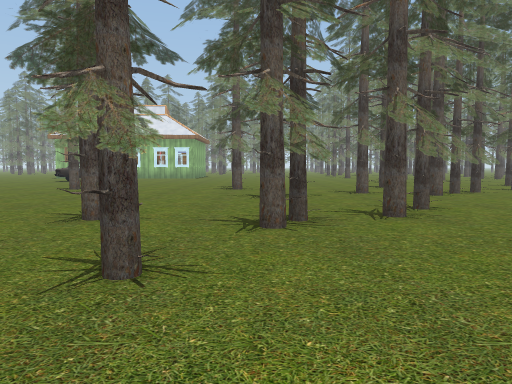
[1] (above)

21 first-person views from a walk through a 3-D level made in the Unity game engine. The camera is 1.2 m above the floor, tilts 4° down and sees 70° across. Doors are open. The floor is counted in squares, 2 m on a side. Each view is taken from the middle of a square. On the plan, view 1 faces up. The plan holds only what a view shows up to about 10 squares ahead; the rest is blank. The place goes on beyond the plan. The player is left out. Some surface patterns are stand-ins.

[2]
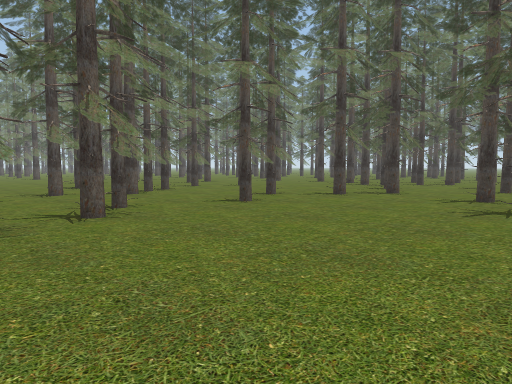

[3]
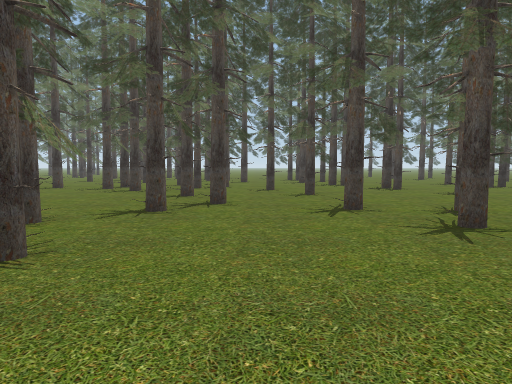

[4]
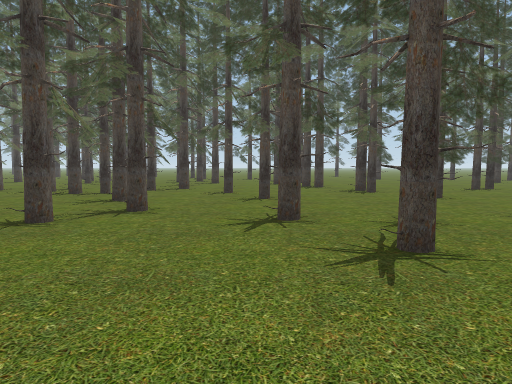

[5]
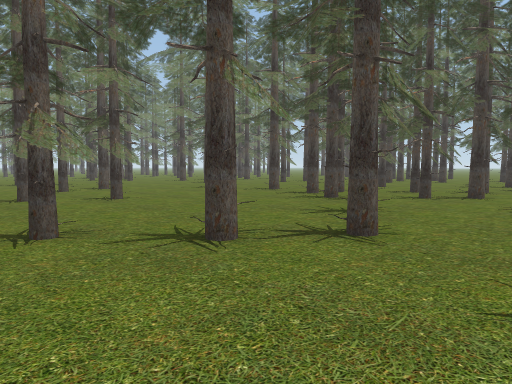

[6]
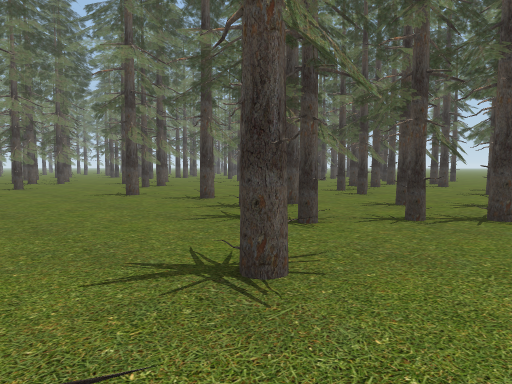

[7]
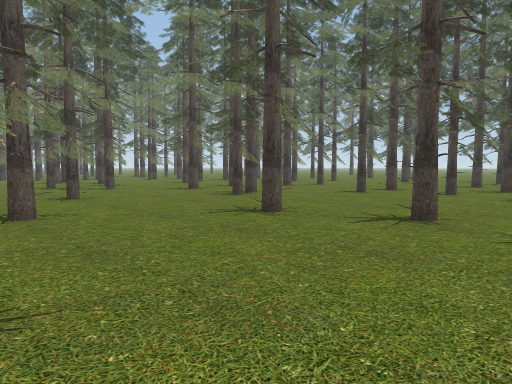

[8]
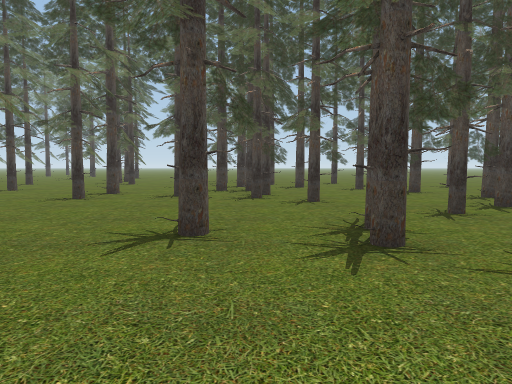

[9]
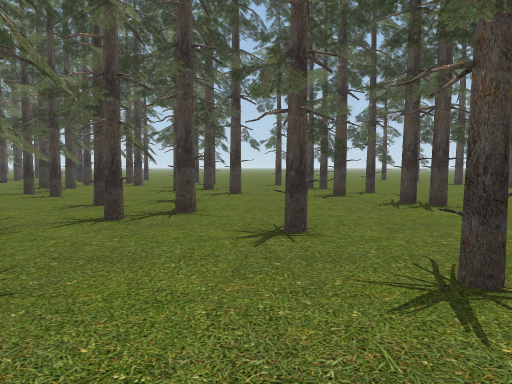

[10]
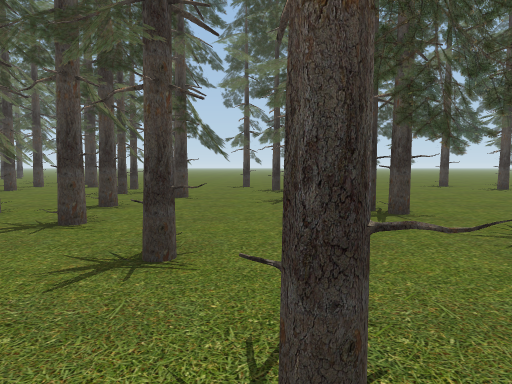

[11]
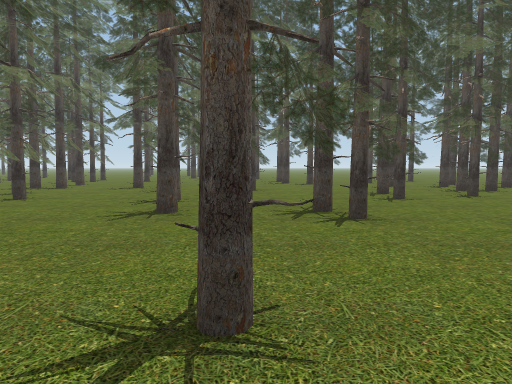

[12]
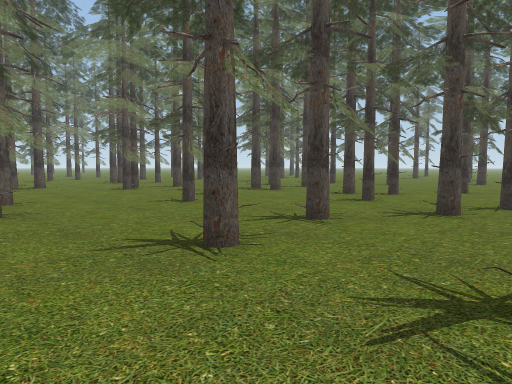

[13]
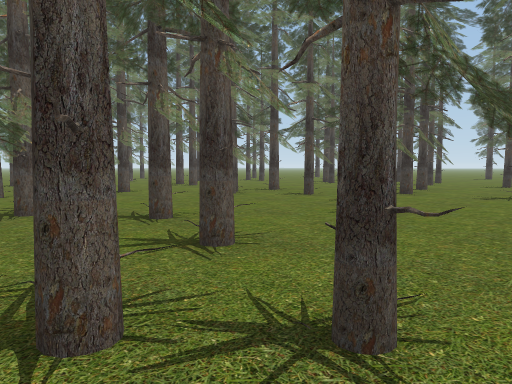

[14]
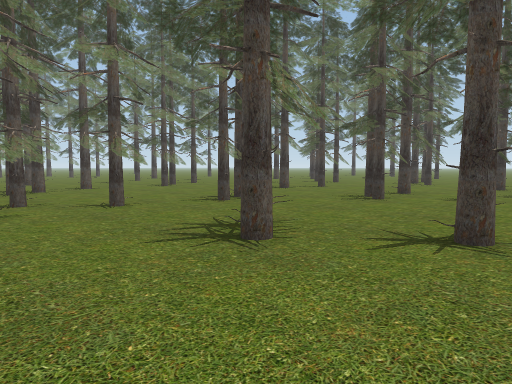

[15]
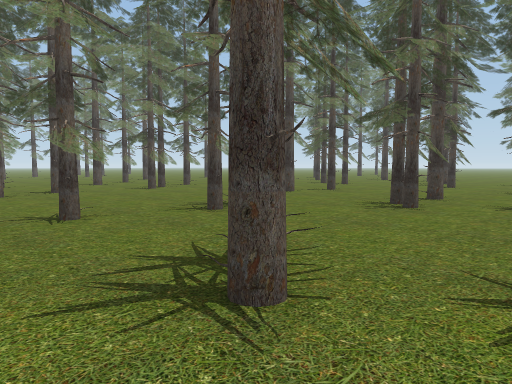

[16]
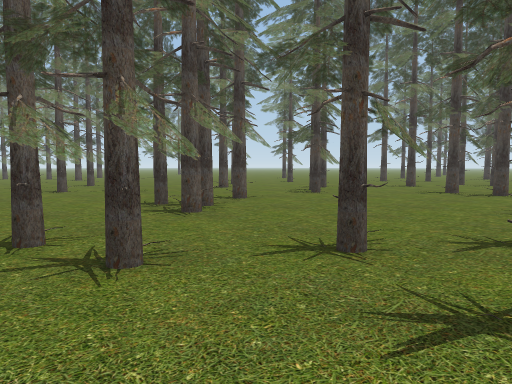

[17]
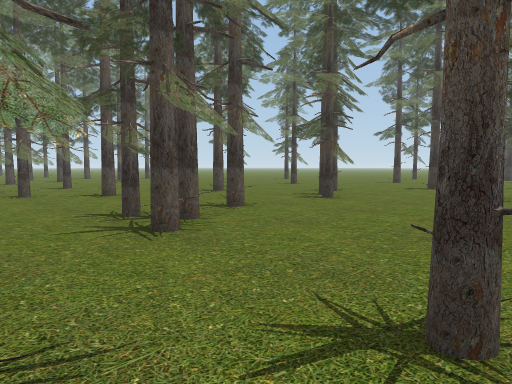

[18]
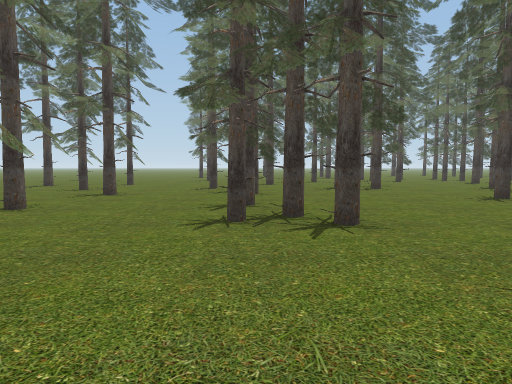

[19]
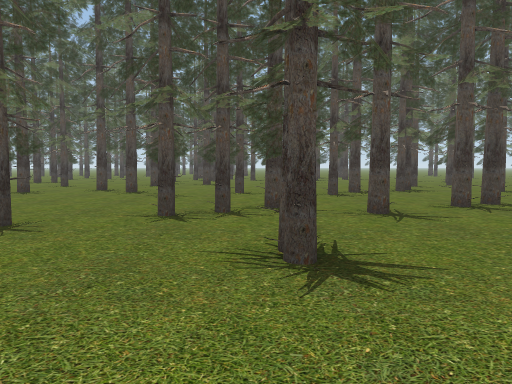

[20]
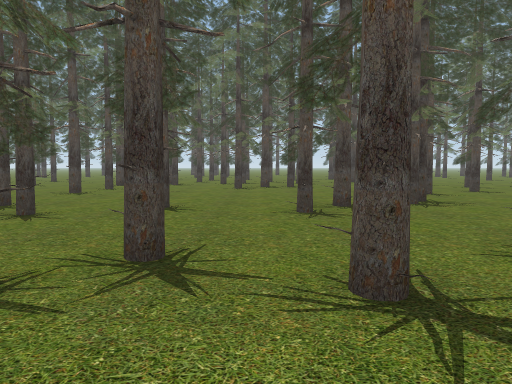

[21]
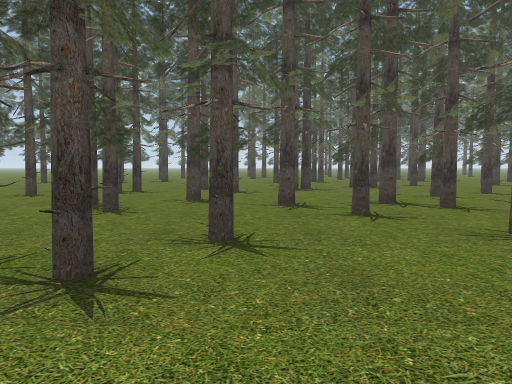

### Floor plan
Key: @ floor where view 1 was taken; # wall or solid block; x gap in a wall; . floor; = window, fence, low wall or low ledge.
Columns run from 6 left of view 1 to 19 right of it. Each row starts with its distance up from view 1.
 36                   ..
 35                  .==.  ..
 34                  ........
 33                  .=....=.
 32                 ...#..#..
 31                 .........
 30                .=.......=.
 29               ....=.#.==..
 28                ...#.......
 27                .=.........
 26                .=.......#.
 25                ..=.......=
 24                ..==.=#....
 23                  .........
 22                 ..#....=#x
 21                 ..#.......
 20                 ...#.....#
 19                 .......=.#
 18                 .=.#..=...
 17                 .##......#
 16                 ... ....==
 15                 ....#.....
 14                .=......#=.
 13           .    ....##.....
 12          ... ..#..........
 11         ......=.......=#..
 10 .# ..=  ..=.......#.......
  9 .............=#........=#.
  8 ..=....#..#=..=...#...=##
  7  .....#...........##.=...
  6   ...............#........
  5   ......=...=....=#.=..=.=
  4    .#.#=#.==.###...##...#.
  3     ..................#...
  2    ..=.......#..#=.......=
  1    .=.......#........#..=
  0    .. @..#...=......#.=..

Positions as (right, up) in squares from view 1, and headings:
1: (0, 0), facing up
2: (0, 0), facing up-right
3: (2, 3), facing right
4: (3, 2), facing right
5: (5, 2), facing up-right
6: (8, 3), facing up-right
7: (8, 7), facing up-right
8: (9, 8), facing right
9: (8, 3), facing right
10: (9, 2), facing right
11: (9, 14), facing right
12: (12, 13), facing up-right
13: (11, 16), facing up-right
14: (10, 19), facing up-right
15: (11, 20), facing up-right
16: (9, 24), facing up-right
17: (10, 25), facing up-right
18: (8, 29), facing right
19: (4, 13), facing down
20: (3, 10), facing down
21: (15, 10), facing down
